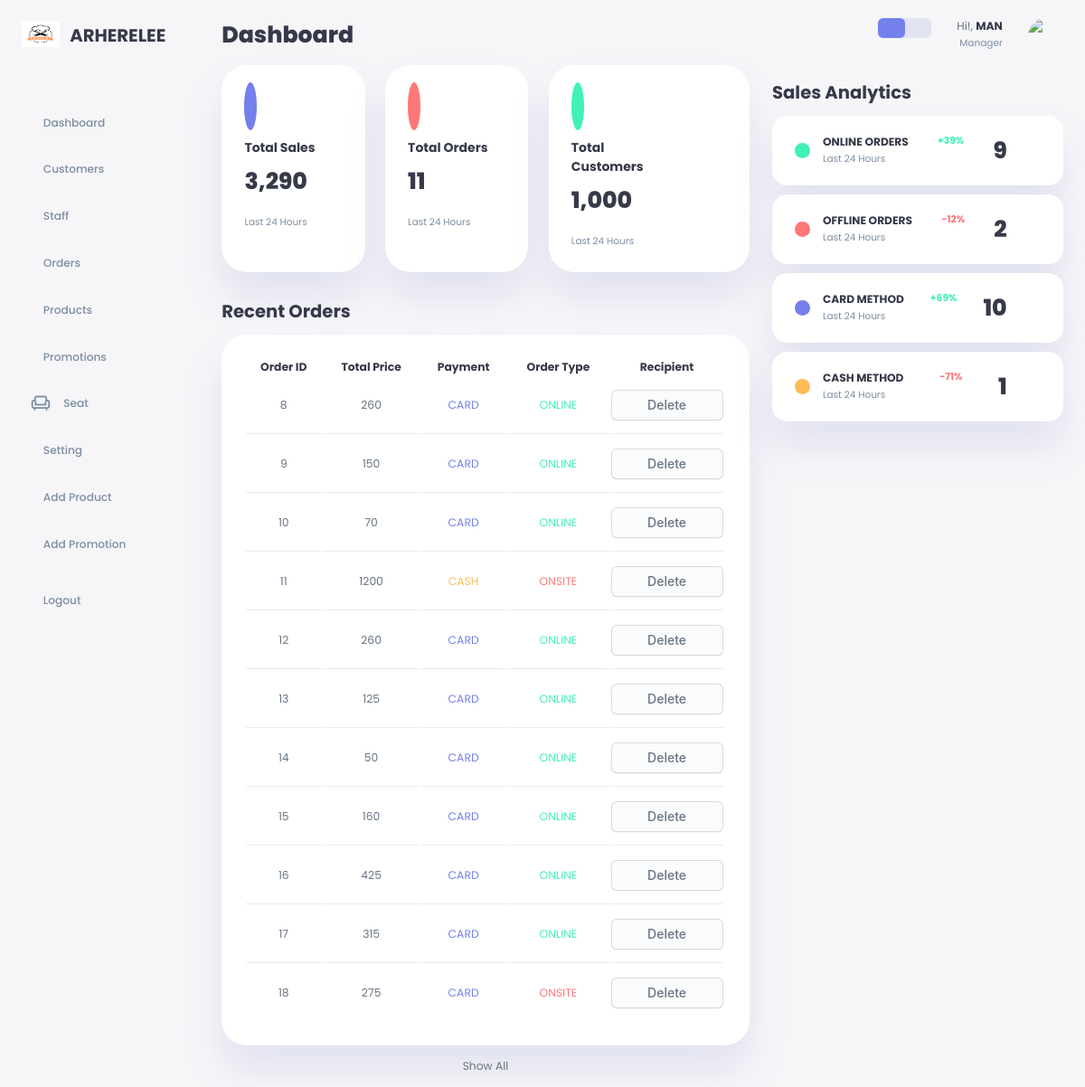
/admin/home.php (signed in), run on an earlier commit of the app's database.
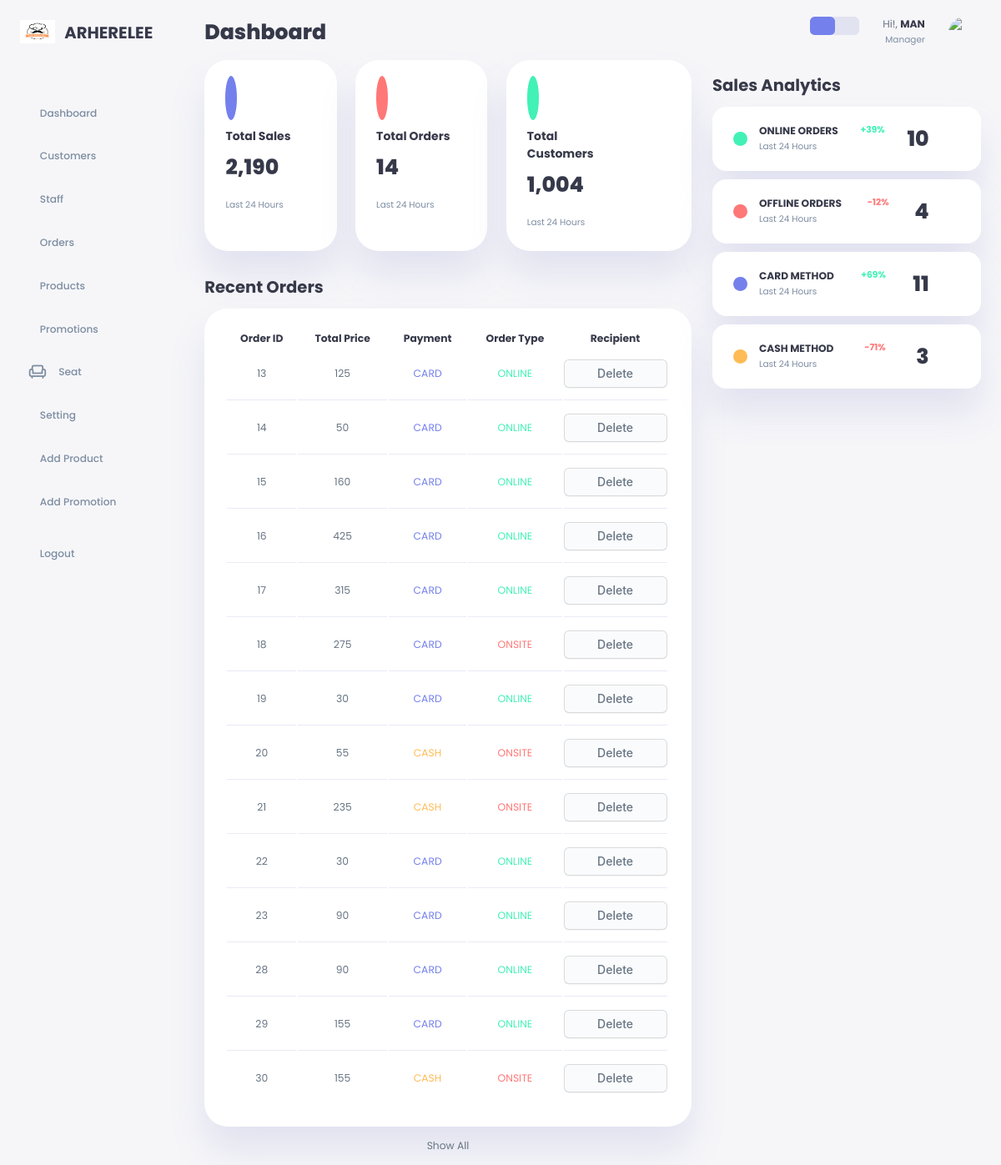
And on a later commit of the database.
### tables this page shows
CREATE TABLE `billing` (
  `order_id` int(11) NOT NULL,
  `total_price` int(11) DEFAULT NULL,
  `order_type_id` varchar(5) DEFAULT NULL,
  `payment_id` varchar(4) DEFAULT NULL,
  `staff_id` int(7) DEFAULT NULL,
  `user_id` int(11) NOT NULL
);

CREATE TABLE `payment_method` (
  `payment_id` varchar(4) NOT NULL,
  `payment_type` text NOT NULL
);

CREATE TABLE `order_type` (
  `order_type_id` varchar(5) NOT NULL,
  `order_type_name` text NOT NULL
);

### admin/home.php (the view, shortened to what the changed rows need)
<?php
	require_once '../config/db.php';
?>
<!DOCTYPE html>
<html lang="en">
<head>
    <link rel="stylesheet" href="../css/style.css">
    <link href="https://cdn.jsdelivr.net/npm/remixicon@3.2.0/fonts/remixicon.css" rel="stylesheet">
</head>
<body>
    <div class="container">
        <aside>
            <div class="top">
                <div class="logo">
                    <h2>ARHERELEE</h2>
                </div>
            </div>
        </aside>
        <main>
            <h1>Dashboard</h1>
            <div class="insights">
                <div class="sales">
                    <div class="middle">
                        <div class="left">
                            <h3>Total Sales</h3>
                            <?php
                                $sql = "SELECT SUM(total_price) AS total_sum FROM billing";
                                $result = mysqli_query($conn, $sql);
                                if ($result) {
                                    $fetch = mysqli_fetch_assoc($result);
                                    if ($fetch && isset($fetch['total_sum'])) {
                                        $orderprice = $fetch['total_sum'];
                                        if ($orderprice > 999) {
                                            $orderprice = number_format($orderprice);
                                        }
                                    } else {
                                        $orderprice = 0;
                                    }
                                } else {
                                    $orderprice = 0;
                                }
                                ?>
                            <h1><?php echo $orderprice; ?></h1>
                        </div>
                    </div>
                </div>
                <div class="orders">
                    <div class="middle">
                        <div class="left">
                            <h3>Total Orders</h3>
                            <?php
                            $sql = "SELECT COUNT(*) as totalorders FROM billing";
                            $result = mysqli_query($conn, $sql);
                            if ($result) {
                                $fetch = mysqli_fetch_assoc($result);
                                if ($fetch && isset($fetch['totalorders'])) {
                                    $orderCount = $fetch['totalorders'];
                                } else {
                                    $orderCount = 0;
                                }
                            } else
                                $orderCount = 0;
                            ?>
                            <h1><?php echo $orderCount; ?></h1>
                        </div>
                    </div>
                </div>
                <div class="members">
                    <div class="middle">
                    <div class="left">
                        <h3>Total Customers</h3>
                        <?php
                            $sql = "SELECT COUNT(*) as users FROM user";
                            $result = mysqli_query($conn, $sql);
                            if ($result) {
                                $fetch = mysqli_fetch_assoc($result);
                                if ($fetch && isset($fetch['users'])) {
                                    $userCount = $fetch['users'];
                                    if ($userCount > 999) {
                                        $userCount = number_format($userCount);
                                } else {
                                    $userCount = 0;
                                }
                            } else
                                $userCount = 0;
                            }
                        ?>
                        <h1><?php echo $userCount; ?></h1>
                    </div>
                    </div>
                </div>
            </div>
            <div class="recent-orders">
                <h2>Recent Orders</h2>
                <table>
                    <thead>
                        <tr>
                            <th>Order ID</th>
                            <th>Total Price</th>
                            <th>Payment</th>
                            <th>Order Type</th>
                            <th>Recipient</th>
                        </tr>
                    </thead>
                    <tbody>
                        <?php
                            $select = mysqli_query($conn, "SELECT * FROM billing b, payment_method pm, order_type ot WHERE b.payment_id = pm.payment_id AND b.order_type_id = ot.order_type_id");
                            while($row = mysqli_fetch_assoc($select)) {
                            ?>
                            <tr>
                                <td><?php echo $row['order_id']; ?></td>
                                <td><?php echo $row['total_price']; ?></td>
                                <?php
                                    if ($row['payment_type'] == 'CARD') {
                                        echo '<td class="primary">' . $row['payment_type'] . '</td>';
                                    } else {
                                        echo '<td class="warning">' . $row['payment_type'] . '</td>';
                                    }
                                ?>
                                <?php
                                    if ($row['order_type_name'] == 'ONLINE') {
                                        echo '<td class="success">' . $row['order_type_name'] . '</td>';
                                    } else {
                                        echo '<td class="danger">' . $row['order_type_name'] . '</td>';
                                    }
                                ?>
                                <td><a href="order.php?delete=<?php echo $row['order_id']; ?>" class="button-delete">Delete</a></td>
                            </tr>
                        <?php }; ?>
                    </tbody>
                </table>
            </div>
        </main>
        <div class="right">
            <div class="sales-analytics">
                <h2>Sales Analytics</h2>
                <div class="item online">
                    <div class="right">
                        <div class="info">
                            <h3>ONLINE ORDERS</h3>
                            <small class="text-muted">Last 24 Hours</small>
                        </div>
                        <h5 class="success">+39%</h5>
                        <?php
                            $sql = "SELECT COUNT(*) as count_online FROM billing WHERE order_type_id = 'OT001'";
                            $result = mysqli_query($conn, $sql);
                            if ($result) {
                                $fetch = mysqli_fetch_assoc($result);
                                if ($fetch && isset($fetch['count_online'])) {
                                    $userCount = $fetch['count_online'];
                                } else {
                                    $userCount = 0;
                                }
                            } else {
                                $userCount = 0;
                            }
                        ?>
                        <h1><?php echo $userCount; ?></h1>
                    </div>
                </div>
                <div class="item offline">
                    <div class="right">
                        <div class="info">
                            <h3>OFFLINE ORDERS</h3>
                            <small class="text-muted">Last 24 Hours</small>
                        </div>
                        <h5 class="danger">-12%</h5>
                        <?php
                            $sql = "SELECT COUNT(*) as count_online FROM billing WHERE order_type_id = 'OT002'";
                            $result = mysqli_query($conn, $sql);
                            if ($result) {
                                $fetch = mysqli_fetch_assoc($result);
                                if ($fetch && isset($fetch['count_online'])) {
                                    $userCount = $fetch['count_online'];
                                } else {
                                    $userCount = 0;
                                }
                            } else {
                                $userCount = 0;
                            }
                            ?>
                            <h1><?php echo $userCount; ?></h1>
                    </div>
                </div>
                <div class="item card">
                    <div class="right">
                        <div class="info">
                            <h3>CARD METHOD</h3>
                            <small class="text-muted">Last 24 Hours</small>
                        </div>
                        <h5 class="success">+69%</h5>
                        <?php
                            $sql = "SELECT COUNT(*) as count_card FROM billing WHERE payment_id = 'PAY1'";
                            $result = mysqli_query($conn, $sql);
                            if ($result) {
                                $fetch = mysqli_fetch_assoc($result);
                                if ($fetch && isset($fetch['count_card'])) {
                                    $userCount = $fetch['count_card'];
                                } else {
                                    $userCount = 0;
                                }
                            } else {
                                $userCount = 0;
                            }
                            ?>
                            <h1><?php echo $userCount; ?></h1>
                    </div>
                </div>
                <div class="item cash">
                    <div class="right">
                        <div class="info">
                            <h3>CASH METHOD</h3>
                            <small class="text-muted">Last 24 Hours</small>
                        </div>
                        <h5 class="danger">-71%</h5>
                        <?php
                            $sql = "SELECT COUNT(*) as count_card FROM billing WHERE payment_id = 'PAY2'";
                            $result = mysqli_query($conn, $sql);
                            if ($result) {
                                $fetch = mysqli_fetch_assoc($result);
                                if ($fetch && isset($fetch['count_card'])) {
                                    $userCount = $fetch['count_card'];
                                } else {
                                    $userCount = 0;
                                }
                            } else {
                                $userCount = 0;
                            }
                            ?>
                            <h1><?php echo $userCount; ?></h1>
                    </div>
                </div>
            </div>
        </div>
    </div>
</body>
</html>

What changed in the data, as far as the page shows it:
removed billing: order_id "8", total_price "260", payment.payment_type "CARD", order_type.order_type_name "ONLINE"
removed billing: order_id "9", total_price "150", payment.payment_type "CARD", order_type.order_type_name "ONLINE"
removed billing: order_id "10", total_price "70", payment.payment_type "CARD", order_type.order_type_name "ONLINE"
removed billing: order_id "11", total_price "1200", payment.payment_type "CASH", order_type.order_type_name "ONSITE"
removed billing: order_id "12", total_price "260", payment.payment_type "CARD", order_type.order_type_name "ONLINE"
added billing: order_id "19", total_price "30", payment.payment_type "CARD", order_type.order_type_name "ONLINE"
added billing: order_id "20", total_price "55", payment.payment_type "CASH", order_type.order_type_name "ONSITE"
added billing: order_id "21", total_price "235", payment.payment_type "CASH", order_type.order_type_name "ONSITE"
added billing: order_id "22", total_price "30", payment.payment_type "CARD", order_type.order_type_name "ONLINE"
added billing: order_id "23", total_price "90", payment.payment_type "CARD", order_type.order_type_name "ONLINE"
added billing: order_id "28", total_price "90", payment.payment_type "CARD", order_type.order_type_name "ONLINE"
added billing: order_id "29", total_price "155", payment.payment_type "CARD", order_type.order_type_name "ONLINE"
added billing: order_id "30", total_price "155", payment.payment_type "CASH", order_type.order_type_name "ONSITE"
Also different on the page:
$orderprice: "3,290" → "2,190"
$orderCount: "11" → "14"
$userCount: "1,000" → "1,004"
$userCount: "9" → "10"
$userCount: "2" → "4"
$userCount: "10" → "11"
$userCount: "1" → "3"
